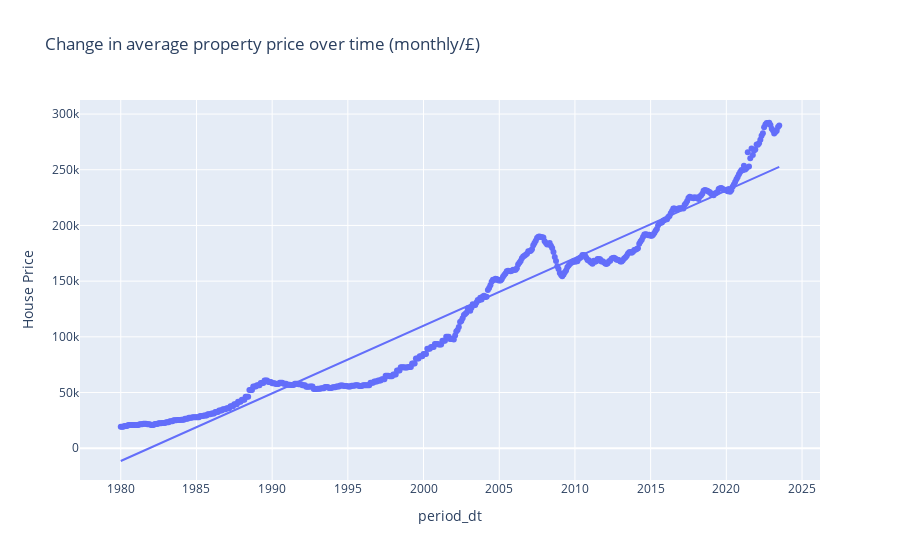

Write notebook code for a chart like this one.
### Code cell
#install statsmodels
import statsmodels 

price_over_time = px.scatter(df,
                             x='period_dt',
                             y='average price all property types',
                             title='Change in average property price over time (monthly/£)',
                             labels={'period':'Time Period',
                                     'average price all property types':'House Price'},
                             trendline="ols"
                             )

price_over_time.show()

### Figure 1 — Plotly figure (JSON) as saved in the notebook; plotly's stock layout.template omitted (floating-point values rounded to 4 significant figures; data arrays with more than 128 entries replaced by an {"elided": "..."} marker saying what was removed)
{"data": [{"hovertemplate": "period_dt=%{x}<br>House Price=%{y}<extra></extra>", "legendgroup": "", "marker": {"color": "#636efa", "symbol": "circle"}, "mode": "markers", "name": "", "orientation": "v", "showlegend": false, "type": "scatter", "x": {"elided": "523 str values"}, "xaxis": "x", "y": {"elided": "523 int values"}, "yaxis": "y"}, {"hovertemplate": "<b>OLS trendline</b><br>average price all property types = 0.000192392 * period_dt + -72183.4<br>R<sup>2</sup>=0.946086<br><br>period_dt=%{x}<br>House Price=%{y} <b>(trend)</b><extra></extra>", "legendgroup": "", "marker": {"color": "#636efa", "symbol": "circle"}, "mode": "lines", "name": "", "showlegend": false, "type": "scatter", "x": {"elided": "523 str values"}, "xaxis": "x", "y": {"elided": "523 float values"}, "yaxis": "y"}], "layout": {"legend": {"tracegroupgap": 0}, "title": {"text": "Change in average property price over time (monthly/£)"}, "xaxis": {"anchor": "y", "domain": [0, 1], "title": {"text": "period_dt"}}, "yaxis": {"anchor": "x", "domain": [0, 1], "title": {"text": "House Price"}}}}
